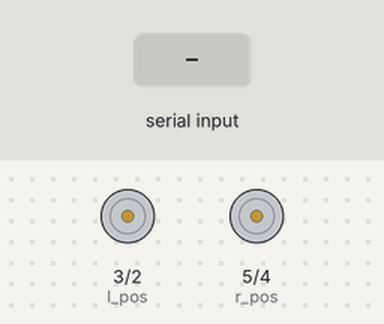
Recording of a sketch running on a simulated Arduino Uno, built with avr-gcc and run on an emulated ATmega328P. Parts: motor-driver pin pairs drawn as motors (green arrow = first pin HIGH = forward, orange = second pin HIGH = backward, longer = more drive, scaled by the enable pin). The inputs (shaded band) are chosen by the test bench. What the sketch prints to the serial monitor is not drawn.

Above: at 1.2 s.
1.3 s: "forward\n" received over the second serial link
At 2.4 s:
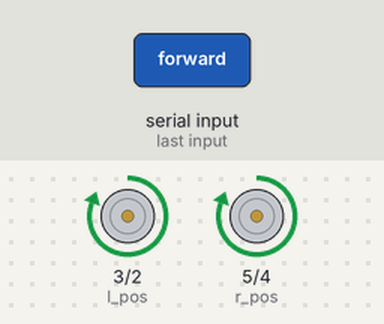
2.8 s: "back\n" received over the second serial link
At 3.6 s:
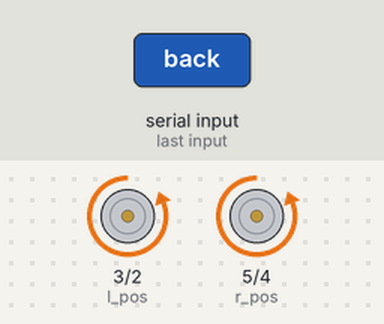
4.3 s: "right\n" received over the second serial link
At 4.7 s:
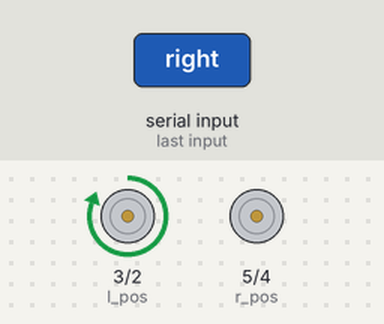
5.8 s: "left\n" received over the second serial link
At 7.1 s:
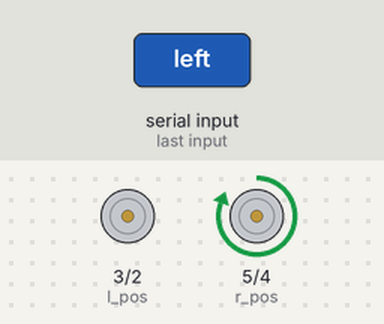
Timing chart, 0 to 8.3 s (numbered marks = the images above; inputs shaded):
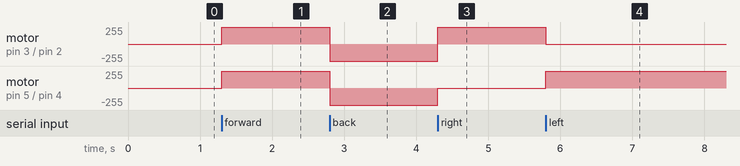

Measured:
- after the input at 1.3 s, motor on pin 3 (l_pos) / pin 2 (l_neg), motor on pin 5 (r_pos) / pin 4 (r_neg): stopped → forward 255/255 at once
- after the input at 2.8 s, motor on pin 3 (l_pos) / pin 2 (l_neg), motor on pin 5 (r_pos) / pin 4 (r_neg): forward 255/255 → backward 255/255 at once
- after the input at 4.3 s, motor on pin 3 (l_pos) / pin 2 (l_neg): backward 255/255 → forward 255/255 at once; motor on pin 5 (r_pos) / pin 4 (r_neg): backward 255/255 → stopped at once
- after the input at 5.8 s, motor on pin 3 (l_pos) / pin 2 (l_neg): forward 255/255 → stopped at once; motor on pin 5 (r_pos) / pin 4 (r_neg): stopped → forward 255/255 at once

The sketch:

Arduino_code_for_motor_control_with_Software_Serial.ino
```cpp
#include <SoftwareSerial.h>
int rx = 8;
int tx = 9;
SoftwareSerial blu(rx, tx);

#define r_pos 5
#define r_neg 4
#define l_pos 3
#define l_neg 2
#define r_speed A0
#define l_speed A1
char var;

void forward() {
  digitalWrite(r_pos, HIGH);
  digitalWrite(r_neg, LOW);
  digitalWrite(l_pos, HIGH);
  digitalWrite(l_neg, LOW);

  analogWrite(r_speed, 200);
  analogWrite(l_speed, 200);
}
void back() {
  digitalWrite(r_pos, LOW);
  digitalWrite(l_neg, HIGH);
  digitalWrite(r_neg, HIGH);
  digitalWrite(l_pos, LOW);
  analogWrite(r_speed, 200);
  analogWrite(l_speed, 200);
}
void right() {
  digitalWrite(r_pos, HIGH);
  digitalWrite(l_neg, LOW);
  digitalWrite(r_neg, LOW);
  digitalWrite(l_pos, HIGH);
  analogWrite(r_speed, 50);
  analogWrite(l_speed, 200);

}
void left() {
  digitalWrite(r_pos, HIGH);
  digitalWrite(l_neg, LOW);
  digitalWrite(r_neg, LOW);
  digitalWrite(l_pos, HIGH);
  analogWrite(r_speed, 200);
  analogWrite(l_speed, 50);
}
void stopp()
{
  digitalWrite(r_pos, LOW);
  digitalWrite(r_neg, LOW);
  digitalWrite(l_pos, LOW);
  digitalWrite(l_neg, LOW);

  analogWrite(r_speed, 0);
  analogWrite(l_speed, 0);

}
void setup() {
  Serial.begin(9600);
  blu.begin(9600);
  pinMode(A0, OUTPUT);
  pinMode(A1, OUTPUT);
  pinMode(2, OUTPUT);
  pinMode(3, OUTPUT);
  pinMode(4, OUTPUT);
  pinMode(5, OUTPUT);
}

void loop() {
  if (blu.available())
  {
    String message = blu.readStringUntil('\n');
    message.trim();
    Serial.print(message);
    if (message == "forward")
    {
      forward();
    }
    else if (message == "back")
    {
      back();
    }
    else if (message == "right")
    {
      right();
    }
    else if (message == "left")
    {
      left();
    }
    else if (message == "stop")
    {
      stopp();
    }
  }
}
```
